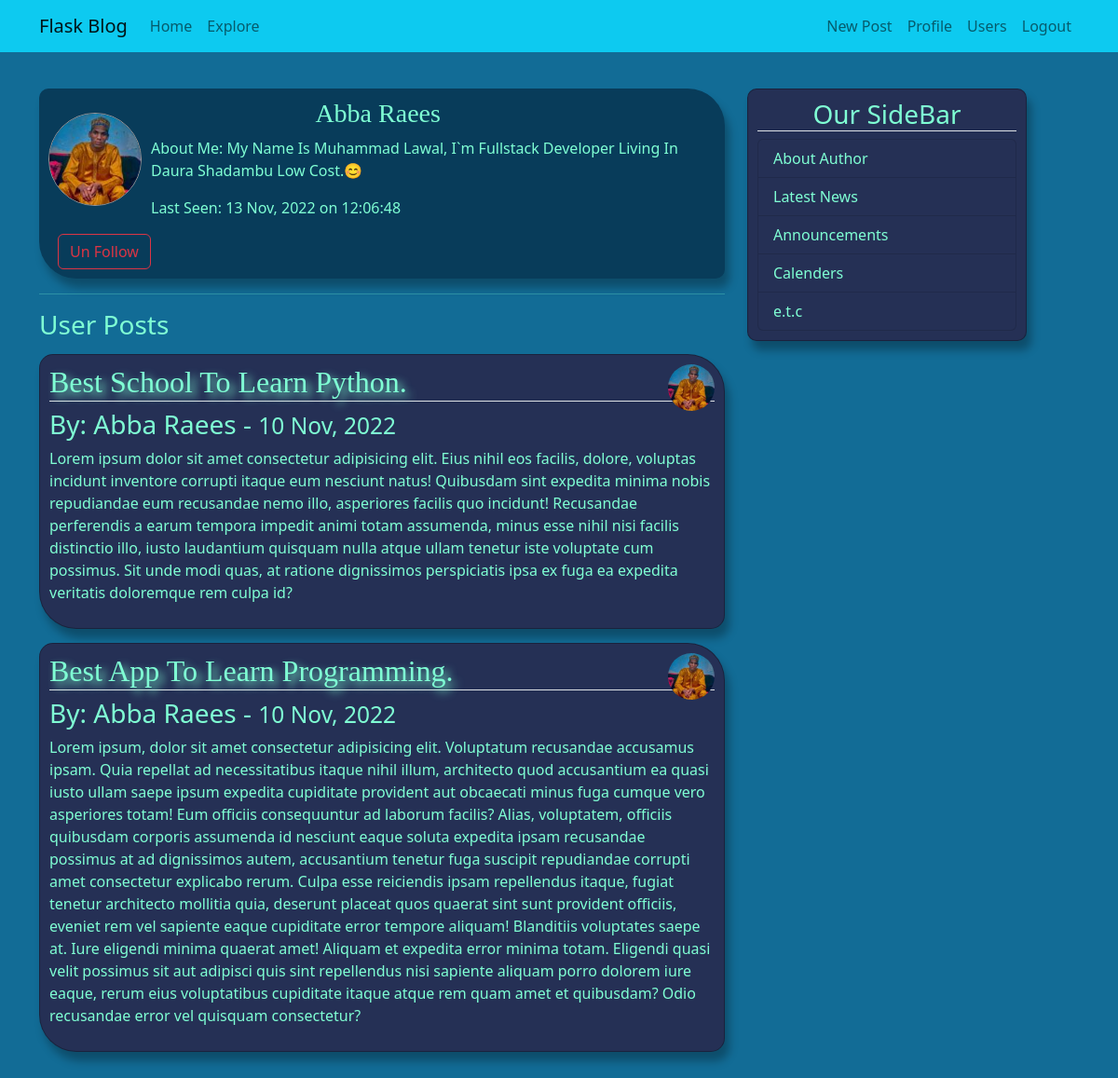
/profile/1 (signed in), run on an earlier commit of the app's database.
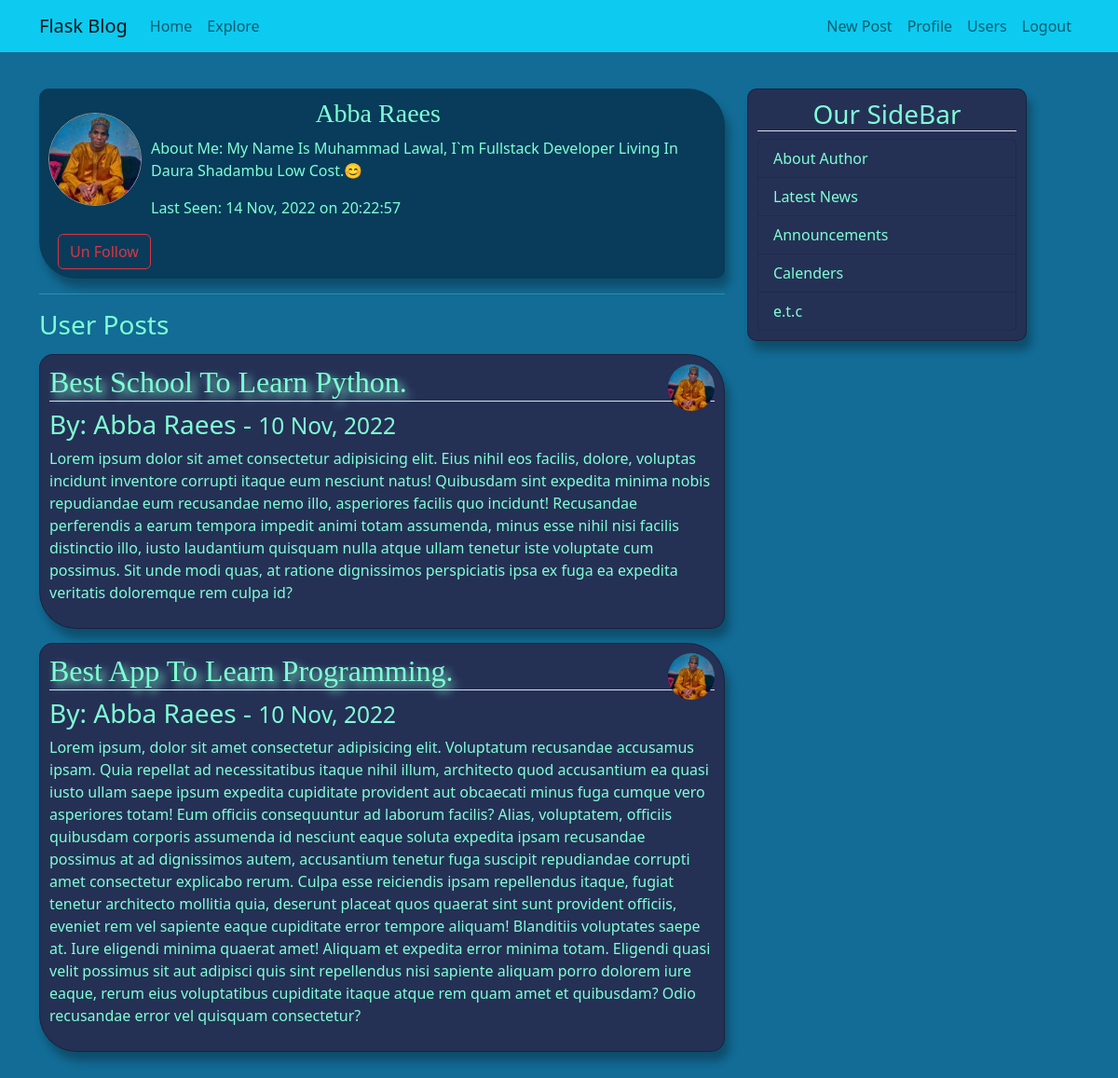
And on a later commit of the database.
### app/models.py (models this page shows, shortened)
class User(db.Model, UserMixin):
    id = db.Column(db.Integer, primary_key=True)
    username = db.Column(db.String(20), unique=True, nullable=False)
    email = db.Column(db.String(120), unique=True, nullable=False)
    password_hash = db.Column(db.String(20), nullable=False)
    image_file = db.Column(db.String, default='vector.jpg')
    about = db.Column(db.String, nullable=True)
    last_seen = db.Column(db.DateTime, default=datetime.utcnow)
    posts = db.relationship('Post', backref='author', lazy='dynamic')
    followed = db.relationship('User',
        secondary = followers,
        primaryjoin = (followers.c.follower_id == id),
        secondaryjoin = (followers.c.followed_id == id),
        backref = db.backref('followers', lazy='dynamic'),
        lazy = 'dynamic'
    )
    def is_online(self):
        one_minute = timedelta(minutes=1)
        return self.last_seen > datetime.utcnow() - one_minute
    def is_following(self, user):
        return self.followed.filter(
            followers.c.followed_id == user.id).count() > 0

### app/blog.py (the view)
@bp.route("/profile/<int:id>", methods=['POST', 'GET'])
@login_required
def profile(id):
    form = EmptyForm()
    user = User.query.get_or_404(id)
    image_file = url_for('static', filename="profile_pics/"+user.image_file)
    return render_template('blog/profile.html', user=user, title='Profile', image_file=image_file, form=form)

### app/forms.py
class EmptyForm(FlaskForm):
   follow = SubmitField('Follow')
   unfollow = SubmitField('Un Follow')
   delete = SubmitField('Delete')

### app/auth.py (called while the page is built)
@login_manager.user_loader
def load_user(id):
    user = User.query.get_or_404(int(id))
    return user

### app/blog.py (called while the page is built)
@bp.before_request
def before_request():
    if current_user.is_authenticated:
        current_user.last_seen = datetime.utcnow()
        db.session.commit()

### app/templates/blog/profile.html (shortened to what this page needs)
{% extends 'layout.html' %}
{% block content %}
    <div class="profile-section">
        <img src="{{ image_file }}" class="imgs mt-3" style="margin-bottom: 20px; float: left; margin-right: 10px;">
        <h3 style="margin-left: 40%; font-family: 'Times New Roman', Times, serif;">
            {{ user.username.title() }}
        </h3>
        {% if user.about %}
            <p>About Me: {{ user.about }}</p>
        {% endif %}
        {% if user.is_online() %}
            <p>Last Seen: Online</p>
        {% else %}
            <p>Last Seen: {{ user.last_seen.strftime("%d %b, %Y on %H:%M:%S") }}</p>
        {% endif %}
        {% if current_user.is_following(user)%}
            <div>
                <form action="{{ url_for('blog.unfollow', id = user.id) }}" method="post" style="margin-left: 10px;">
                    {{ form.unfollow (class="btn btn-outline-danger")}}
                </form>
            </div>
        {% elif user == current_user %}
            <p></p>
        {% endif %}
    </div>
    <hr>
    <h3>User Posts</h3>
    <div class="mb-5">
        {% for post in user.posts %}
           <div class="content-section2">
                <img src="{{ image_file }}" class="rounded-circle" style="width: 50px; height: 50px; float: right;">
                <h2 class="border-bottom title" style="text-shadow: 5px 5px 10px;">{{ post.title.title() }}</h2>
                <h3>By: {{ post.author.username.title() }} - <small>{{ post.date_posted.strftime("%d %b, %Y") }}</small></h3>
                <p>{{ post.content }}</p>
           </div>
        {% endfor %}
    </div>
{% endblock %}

What changed in the data, as far as the page shows it:
changed User "Abba Raees": last_seen "13 Nov, 2022 on 12:06:48" → "14 Nov, 2022 on 20:22:57"
